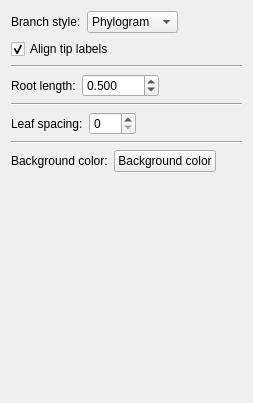
           <widget class="QWidget" name="pageLayout_2">
            <property name="geometry">
             <rect>
              <x>0</x>
              <y>0</y>
              <width>253</width>
              <height>403</height>
             </rect>
            </property>
            <attribute name="icon">
             <iconset resource="gui.qrc">
              <normaloff>:/icons/icons/phylogram.png</normaloff>:/icons/icons/phylogram.png</iconset>
            </attribute>
            <attribute name="label">
             <string>Layout properties</string>
            </attribute>
            <attribute name="toolTip">
             <string>Set cluster tree layout properties</string>
            </attribute>
            <layout class="QVBoxLayout" name="verticalLayout_18">
             <item>
              <layout class="QHBoxLayout" name="horizontalLayout_25">
               <item>
                <widget class="QLabel" name="label_36">
                 <property name="text">
                  <string>Branch style:</string>
                 </property>
                </widget>
               </item>
               <item>
                <widget class="QComboBox" name="cboClusterTreeBranchStyle">
                 <property name="sizePolicy">
                  <sizepolicy hsizetype="Expanding" vsizetype="Fixed">
                   <horstretch>0</horstretch>
                   <verstretch>0</verstretch>
                  </sizepolicy>
                 </property>
                 <property name="toolTip">
                  <string>Tree layout style</string>
                 </property>
                 <property name="statusTip">
                  <string>Tree layout style</string>
                 </property>
                 <property name="sizeAdjustPolicy">
                  <enum>QComboBox::AdjustToContentsOnFirstShow</enum>
                 </property>
                 <item>
                  <property name="text">
                   <string>Phylogram</string>
                  </property>
                 </item>
                 <item>
                  <property name="text">
                   <string>Cladogram</string>
                  </property>
                 </item>
                 <item>
                  <property name="text">
                   <string>Equal</string>
                  </property>
                 </item>
                </widget>
               </item>
               <item>
                <spacer name="horizontalSpacer_19">
                 <property name="orientation">
                  <enum>Qt::Horizontal</enum>
                 </property>
                 <property name="sizeHint" stdset="0">
                  <size>
                   <width>1</width>
                   <height>20</height>
                  </size>
                 </property>
                </spacer>
               </item>
              </layout>
             </item>
             <item>
              <widget class="QCheckBox" name="chkClusterTreeAlignTipLabels">
               <property name="toolTip">
                <string/>
               </property>
               <property name="text">
                <string>Align tip labels</string>
               </property>
               <property name="checked">
                <bool>true</bool>
               </property>
              </widget>
             </item>
             <item>
              <widget class="Line" name="line_10">
               <property name="orientation">
                <enum>Qt::Horizontal</enum>
               </property>
              </widget>
             </item>
             <item>
              <layout class="QFormLayout" name="formLayout_12">
               <property name="fieldGrowthPolicy">
                <enum>QFormLayout::AllNonFixedFieldsGrow</enum>
               </property>
               <item row="0" column="0">
                <widget class="QLabel" name="label_37">
                 <property name="text">
                  <string>Root length:</string>
                 </property>
                </widget>
               </item>
               <item row="0" column="1">
                <layout class="QHBoxLayout" name="horizontalLayout_26">
                 <item>
                  <widget class="QDoubleSpinBox" name="spinClusterTreeRootLength">
                   <property name="decimals">
                    <number>3</number>
                   </property>
                   <property name="maximum">
                    <double>1000.000000000000000</double>
                   </property>
                   <property name="singleStep">
                    <double>0.010000000000000</double>
                   </property>
                   <property name="value">
                    <double>0.500000000000000</double>
                   </property>
                  </widget>
                 </item>
                 <item>
                  <spacer name="horizontalSpacer_20">
                   <property name="orientation">
                    <enum>Qt::Horizontal</enum>
                   </property>
                   <property name="sizeHint" stdset="0">
                    <size>
                     <width>40</width>
                     <height>20</height>
                    </size>
                   </property>
                  </spacer>
                 </item>
                </layout>
               </item>
              </layout>
             </item>
             <item>
              <widget class="Line" name="line_11">
               <property name="sizePolicy">
                <sizepolicy hsizetype="Minimum" vsizetype="Fixed">
                 <horstretch>0</horstretch>
                 <verstretch>0</verstretch>
                </sizepolicy>
               </property>
               <property name="orientation">
                <enum>Qt::Horizontal</enum>
               </property>
              </widget>
             </item>
             <item>
              <layout class="QHBoxLayout" name="horizontalLayout_32">
               <item>
                <widget class="QLabel" name="label_38">
                 <property name="text">
                  <string>Leaf spacing:</string>
                 </property>
                 <property name="textFormat">
                  <enum>Qt::AutoText</enum>
                 </property>
                </widget>
               </item>
               <item>
                <widget class="QSpinBox" name="spinClusterTreeLeafSpacing">
                 <property name="maximum">
                  <number>100</number>
                 </property>
                </widget>
               </item>
               <item>
                <spacer name="horizontalSpacer_21">
                 <property name="orientation">
                  <enum>Qt::Horizontal</enum>
                 </property>
                 <property name="sizeHint" stdset="0">
                  <size>
                   <width>40</width>
                   <height>20</height>
                  </size>
                 </property>
                </spacer>
               </item>
              </layout>
             </item>
             <item>
              <widget class="Line" name="line_15">
               <property name="sizePolicy">
                <sizepolicy hsizetype="Minimum" vsizetype="Fixed">
                 <horstretch>0</horstretch>
                 <verstretch>0</verstretch>
                </sizepolicy>
               </property>
               <property name="orientation">
                <enum>Qt::Horizontal</enum>
               </property>
              </widget>
             </item>
             <item>
              <layout class="QHBoxLayout" name="horizontalLayout_33">
               <item>
                <widget class="QLabel" name="label_39">
                 <property name="text">
                  <string>Background color:</string>
                 </property>
                </widget>
               </item>
               <item>
                <widget class="QtColorPicker" name="btnClusterTreeBackgroundColor">
                 <property name="text">
                  <string>Background color</string>
                 </property>
                </widget>
               </item>
               <item>
                <spacer name="horizontalSpacer_22">
                 <property name="orientation">
                  <enum>Qt::Horizontal</enum>
                 </property>
                 <property name="sizeHint" stdset="0">
                  <size>
                   <width>40</width>
                   <height>20</height>
                  </size>
                 </property>
                </spacer>
               </item>
              </layout>
             </item>
             <item>
              <spacer name="verticalSpacer_7">
               <property name="orientation">
                <enum>Qt::Vertical</enum>
               </property>
               <property name="sizeHint" stdset="0">
                <size>
                 <width>20</width>
                 <height>40</height>
                </size>
               </property>
              </spacer>
             </item>
            </layout>
           </widget>
